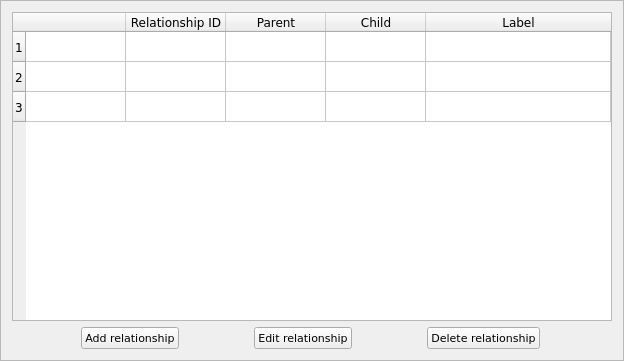
<?xml version="1.0" encoding="UTF-8"?>
<ui version="4.0">
 <class>relationshipConfigFrame</class>
 <widget class="QFrame" name="relationshipConfigFrame">
  <property name="geometry">
   <rect>
    <x>0</x>
    <y>0</y>
    <width>624</width>
    <height>361</height>
   </rect>
  </property>
  <property name="minimumSize">
   <size>
    <width>0</width>
    <height>0</height>
   </size>
  </property>
  <property name="font">
   <font>
    <family>Verdana</family>
   </font>
  </property>
  <property name="windowTitle">
   <string>Relationships</string>
  </property>
  <property name="frameShape">
   <enum>QFrame::StyledPanel</enum>
  </property>
  <property name="frameShadow">
   <enum>QFrame::Raised</enum>
  </property>
  <layout class="QVBoxLayout" name="verticalLayout">
   <item>
    <widget class="QTableWidget" name="relationshipTable">
     <property name="minimumSize">
      <size>
       <width>600</width>
       <height>300</height>
      </size>
     </property>
     <property name="font">
      <font>
       <family>Verdana</family>
      </font>
     </property>
     <property name="sizeAdjustPolicy">
      <enum>QAbstractScrollArea::AdjustToContentsOnFirstShow</enum>
     </property>
     <property name="columnCount">
      <number>5</number>
     </property>
     <attribute name="horizontalHeaderShowSortIndicator" stdset="0">
      <bool>true</bool>
     </attribute>
     <attribute name="horizontalHeaderStretchLastSection">
      <bool>true</bool>
     </attribute>
     <row>
      <property name="text">
       <string>1</string>
      </property>
      <property name="font">
       <font>
        <family>Verdana</family>
        <pointsize>9</pointsize>
       </font>
      </property>
     </row>
     <row>
      <property name="text">
       <string>2</string>
      </property>
      <property name="font">
       <font>
        <family>Verdana</family>
        <pointsize>9</pointsize>
       </font>
      </property>
     </row>
     <row>
      <property name="text">
       <string>3</string>
      </property>
      <property name="font">
       <font>
        <family>Verdana</family>
       </font>
      </property>
     </row>
     <column>
      <property name="text">
       <string/>
      </property>
      <property name="font">
       <font>
        <family>Verdana</family>
       </font>
      </property>
     </column>
     <column>
      <property name="text">
       <string>Relationship ID</string>
      </property>
      <property name="font">
       <font>
        <family>Verdana</family>
       </font>
      </property>
      <property name="textAlignment">
       <set>AlignCenter</set>
      </property>
     </column>
     <column>
      <property name="text">
       <string>Parent</string>
      </property>
      <property name="font">
       <font>
        <family>Verdana</family>
       </font>
      </property>
      <property name="textAlignment">
       <set>AlignCenter</set>
      </property>
     </column>
     <column>
      <property name="text">
       <string>Child</string>
      </property>
      <property name="font">
       <font>
        <family>Verdana</family>
       </font>
      </property>
      <property name="textAlignment">
       <set>AlignCenter</set>
      </property>
     </column>
     <column>
      <property name="text">
       <string>Label</string>
      </property>
      <property name="font">
       <font>
        <family>Verdana</family>
       </font>
      </property>
      <property name="textAlignment">
       <set>AlignCenter</set>
      </property>
     </column>
     <item row="0" column="1">
      <property name="text">
       <string/>
      </property>
      <property name="textAlignment">
       <set>AlignCenter</set>
      </property>
     </item>
     <item row="0" column="3">
      <property name="text">
       <string/>
      </property>
      <property name="textAlignment">
       <set>AlignCenter</set>
      </property>
      <property name="flags">
       <set>ItemIsSelectable|ItemIsEditable|ItemIsDragEnabled|ItemIsUserCheckable|ItemIsEnabled</set>
      </property>
     </item>
     <item row="1" column="1">
      <property name="text">
       <string/>
      </property>
     </item>
     <item row="2" column="1">
      <property name="text">
       <string/>
      </property>
     </item>
    </widget>
   </item>
   <item>
    <layout class="QHBoxLayout" name="horizontalLayout">
     <item>
      <widget class="QPushButton" name="addRelationButton">
       <property name="sizePolicy">
        <sizepolicy hsizetype="Fixed" vsizetype="Fixed">
         <horstretch>0</horstretch>
         <verstretch>0</verstretch>
        </sizepolicy>
       </property>
       <property name="font">
        <font>
         <pointsize>8</pointsize>
        </font>
       </property>
       <property name="text">
        <string>Add relationship</string>
       </property>
      </widget>
     </item>
     <item>
      <widget class="QPushButton" name="editRelationButton">
       <property name="sizePolicy">
        <sizepolicy hsizetype="Fixed" vsizetype="Fixed">
         <horstretch>0</horstretch>
         <verstretch>0</verstretch>
        </sizepolicy>
       </property>
       <property name="font">
        <font>
         <pointsize>8</pointsize>
        </font>
       </property>
       <property name="text">
        <string>Edit relationship</string>
       </property>
      </widget>
     </item>
     <item>
      <widget class="QPushButton" name="deleteRelationButton">
       <property name="sizePolicy">
        <sizepolicy hsizetype="Fixed" vsizetype="Fixed">
         <horstretch>0</horstretch>
         <verstretch>0</verstretch>
        </sizepolicy>
       </property>
       <property name="maximumSize">
        <size>
         <width>16777215</width>
         <height>16777215</height>
        </size>
       </property>
       <property name="sizeIncrement">
        <size>
         <width>0</width>
         <height>2</height>
        </size>
       </property>
       <property name="font">
        <font>
         <pointsize>8</pointsize>
        </font>
       </property>
       <property name="text">
        <string>Delete relationship</string>
       </property>
      </widget>
     </item>
    </layout>
   </item>
  </layout>
 </widget>
 <resources/>
 <connections/>
</ui>
